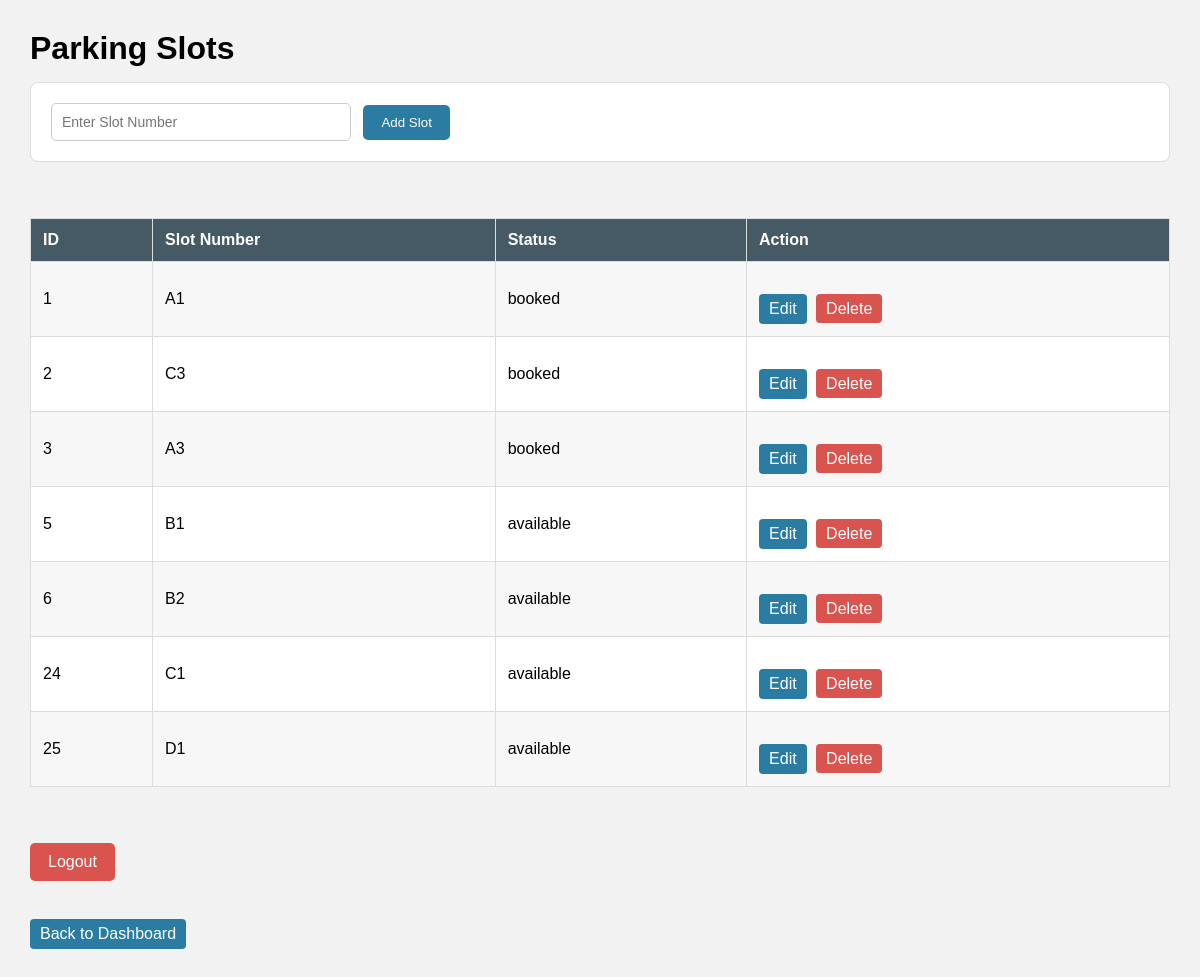
Page /views/admin/slots.php (signed in) on the committed database.
### tables this page shows
CREATE TABLE `parking_slots` (
  `id` int(11) NOT NULL,
  `slot_number` varchar(20) NOT NULL,
  `status` enum('available','booked') DEFAULT 'available',
  `created_at` timestamp NOT NULL DEFAULT current_timestamp()
);

### views/admin/slots.php (the view, shortened to what this page needs)
<?php
$conn = dbConnection();
$edit_slot = null;
$sql = "SELECT * FROM parking_slots";
$result = mysqli_query($conn, $sql);
?>
<!DOCTYPE html>
<html>
<head>
    <link rel="stylesheet" href="admin.css">
</head>
<body>
<div class="slots-container">
    <h1>Parking Slots</h1>
    <?php
    if ($edit_slot)
    {
    ?>
    <h2>Edit Parking Slot</h2>
    <form action="slots.php" method="POST">
        <input type="hidden" name="id" value="<?php echo $edit_slot["id"]; ?>">
        <input
            type="text"
            name="slot_number"
            value="<?php echo $edit_slot["slot_number"]; ?>"
            required
        >
        <button type="submit" name="update">
            Update Slot
        </button>
        <a href="slots.php" class="back-btn">
            Cancel
        </a>
    </form>
    <?php
    }
    else
    {
    ?>
    <form action="slots.php" method="POST">
        <input
            type="text"
            name="slot_number"
            placeholder="Enter Slot Number"
            required
        >
        <button type="submit" name="add">
            Add Slot
        </button>
    </form>
    <?php
    }
    ?>
    <br><br>
    <table>
        <tr>
            <th>ID</th>
            <th>Slot Number</th>
            <th>Status</th>
            <th>Action</th>
        </tr>
        <?php
        while ($slot = mysqli_fetch_assoc($result))
        {
        ?>
        <tr>
            <td><?php echo $slot["id"]; ?></td>
            <td><?php echo $slot["slot_number"]; ?></td>
            <td><?php echo $slot["status"]; ?></td>
            <td>
                <a
                    href="slots.php?edit=<?php echo $slot["id"]; ?>"
                    class="back-btn"
                >
                    Edit
                </a>
                <a
                    href="slots.php?delete=<?php echo $slot["id"]; ?>"
                    class="delete-btn"
                >
                    Delete
                </a>
            </td>
        </tr>
        <?php
        }
        ?>
    </table>
    <br><br>
    <a
        href="../../controllers/logoutController.php"
        class="logout-link"
    >
        Logout
    </a>
    <br><br>
    <a href="dashboard.php" class="back-btn">
        Back to Dashboard
    </a>
</div>
</body>
</html>

### views/admin/admin.css (style rules this page uses)
* { box-sizing: border-box; }
body { margin: 0; font-family: Arial, sans-serif; background: #f2f2f2; }
.back-btn { display: inline-block; margin-top: 20px; margin-bottom: 20px; padding: 8px 12px; background: #455a64; color: white; text-decoration: none; border-radius: 4px; }
.delete-btn { color: white; background: #d9534f; padding: 6px 10px; text-decoration: none; border-radius: 4px; }
.logout-link { display: inline-block; margin-top: 20px; padding: 10px 18px; background: #d9534f; color: white; text-decoration: none; border-radius: 5px; }
.slots-container { padding: 30px; min-height: 100vh; }
.slots-container h1 { margin: 0 0 15px 0; }
.slots-container form { background: white; padding: 20px; border: 1px solid #ddd; border-radius: 8px; margin-bottom: 20px; }
.slots-container form input[type="text"] { width: 300px; padding: 10px; border: 1px solid #ccc; border-radius: 5px; font-size: 14px; }
.slots-container form button { padding: 10px 18px; margin-left: 8px; border: none; background: #2b7ca2; color: white; border-radius: 5px; cursor: pointer; }
.slots-container table { width: 100%; border-collapse: collapse; background: white; }
.slots-container th, .slots-container td { border: 1px solid #ddd; padding: 12px; text-align: left; }
.slots-container th { background: #455a64; color: white; }
.slots-container tr:nth-child(even) { background: #f7f7f7; }
.slots-container .back-btn { display: inline-block; padding: 6px 10px; margin-right: 5px; margin-bottom: 0; background: #2b7ca2; }

### rows in the picture
parking_slots: id "1", slot_number "A1", status "booked"
parking_slots: id "2", slot_number "C3", status "booked"
parking_slots: id "3", slot_number "A3", status "booked"
parking_slots: id "5", slot_number "B1", status "available"
parking_slots: id "6", slot_number "B2", status "available"
parking_slots: id "24", slot_number "C1", status "available"
parking_slots: id "25", slot_number "D1", status "available"
